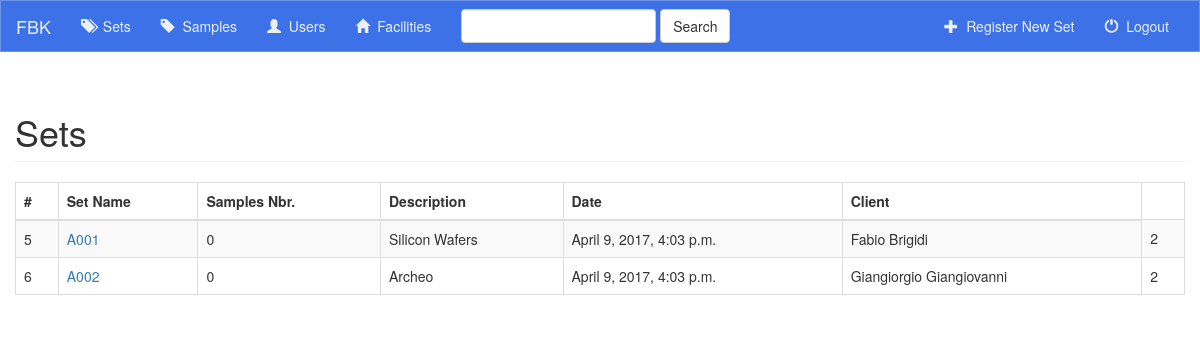
Screenshot of /Sets/ (signed in) with the database file from the repository.
### sample/models.py (models this page shows, shortened)
class SampleSet(models.Model):
    set_name = models.CharField(max_length=250, editable=False, default=get_set_name)
    number_of_samples = models.PositiveSmallIntegerField(default=0, editable=False)
    samples_set_description = models.CharField(max_length=2000)
    registration_date = models.DateTimeField(auto_now_add=True)
    final_report = models.FileField(null=True, blank=True)
    client = models.ForeignKey(Client, null=True)
    registered_by = models.ForeignKey(User, null=True)

class Client(models.Model):
    name = models.CharField(max_length=1000)
    institute = models.ForeignKey(Institute, null=True)

### sample/views.py (the view)
# urls.py: url(r'^Sets/$', views.sets, name='sets'),
@login_required
def sets(request):
    all_samples_set = SampleSet.objects.all()
    table = list()
    for sam in all_samples_set:
        sam_dict = to_dict(sam)
        sam_dict.pop('final_report', None)
        client = get_object_or_404(Client, pk=sam_dict['client'])
        sam_dict['client'] = client.name
        table.append(sam_dict)
    context = {
        'all_samples_set': all_samples_set,
        'table_head_list': sets_table_head_list,
        'table': table,
        'link_key': 'set_name',
        'link_url_name': 'sample:set_detail',
    }
    return render(request, 'sample/sets.html', context)

### sample/views.py (called while the page is built)
def to_dict(instance):
    opts = instance._meta
    data = {}
    for f in opts.concrete_fields + opts.many_to_many:
        if isinstance(f, ManyToManyField):
            if instance.pk is None:
                data[f.name] = []
            else:
                data[f.name] = list(f.value_from_object(instance).values_list('pk', flat=True))
        else:
            data[f.name] = f.value_from_object(instance)
    return data

### sample/templates/sample/sets.html (shortened to what this page needs)
{% extends 'sample/base.html' %}
{% block body %}
    {% if all_samples_set%}
    <div class="container-fluid">
        <h1 class="page-header">Sets</h1>
        {% include 'sample/table-template.html' %}
    </div>
    {% else %}
        <h1>No samples set have been registered yet</h1>
    {% endif %}
{% endblock %}

### sample/templates/sample/base.html (shortened to what this page needs)
<!DOCTYPE html>
<html lang="en">
<head>
    {% load staticfiles %}
    <link rel="stylesheet" href="https://maxcdn.bootstrapcdn.com/bootstrap/3.3.7/css/bootstrap.min.css">
    <link rel="stylesheet", type="text/css" href="{% static 'sample/navbar_style.css' %}">
    <link rel="stylesheet" href="https://cdn.datatables.net/1.10.13/css/dataTables.bootstrap.min.css">
    <link href="https://cdnjs.cloudflare.com/ajax/libs/bootstrap-table/1.11.0/bootstrap-table.min.css" rel="stylesheet"/>
</head>
<body>
<nav class="navbar navbar-default">
    <div class="container-fluid">
        <div class="navbar-header">
            <a class="navbar-brand" href="{% url 'sample:index' %}">FBK</a>
        </div>
        <div class="collapse navbar-collapse" id="topNavBar">
            <ul class="nav navbar-nav">
                <li class="{% block sampleset_active %}{% endblock %}">
                    <a href="{% url 'sample:sets' %}">
                        <span class="glyphicon glyphicon-tags" aria-hidden="true"></span>&nbsp; Sets
                    </a>
                </li>
                <li class="">
                    <a href="{% url 'sample:samples' %}">
                        <span class="glyphicon glyphicon-tag" aria-hidden="true"></span>&nbsp; Samples
                    </a>
                </li>
                <li class="">
                    <a href="#">
                        <span class="glyphicon glyphicon-user" aria-hidden="true"></span>&nbsp; Users
                    </a>
                </li>
                <li class="">
                    <a href="#">
                        <span class="glyphicon glyphicon-home" aria-hidden="true"></span>&nbsp; Facilities
                    </a>
                </li>
            </ul>
            <form class="navbar-form navbar-left" role="search" method="get" action="#">
                <div class="form-group">
                    <input type="text" class="form-control" name="q" value="">
                    <button type="submit" class="btn btn-default">Search</button>
                </div>
            </form>
            <ul class="nav navbar-nav navbar-right">
                <li class="">
                    <a href="{% url 'sample:set_add' %}">
                        <span class="glyphicon glyphicon-plus" aria-hidden="true"></span>&nbsp; Register New Set
                    </a>
                </li>
                <li class="">
                    <a href="{% url 'sample:logout' %}">
                        <span class="glyphicon glyphicon-off" aria-hidden="true"></span>&nbsp; Logout
                    </a>
                </li>
            </ul>
        </div>
    </div>
</nav>
{% block body %}
{% endblock %}
</body>
</html>

### sample/templates/sample/table-template.html
<div class="table-responsive">
    <table class="table table-striped table-bordered table-hover" data-toggle="table" width="100%">
      <thead>
        <tr>
          {% for hd in table_head_list %}
            {% if hd == '#' %}
                <th data-field={{hd}}>{{ hd }}</th>
            {% else %}
                <th data-field={{hd}} data-sortable="true">{{ hd }}</th>
            {% endif %}
          {% endfor %}
        </tr>
      </thead>
      <tbody>
      {% for tab in table %}
        <tr>
            {% for key, value in tab.items %}
            {% if key == link_key %}
            <td><a href="{% url link_url_name tab.id %}">{{ value }}</a></td>
            {% else %}
          <td>{{ value }}</td>
            {% endif %}
            {% endfor %}
        </tr>
      {% endfor %}
      </tbody>
    </table>
</div>

### sample/static/sample/navbar_style.css (style rules this page uses)
.navbar-default { background-color: #3c71e7; border-color: #6f94e7; }
.navbar-default .navbar-brand { color: #ecf0f1; }
.navbar-default .navbar-nav > li > a { color: #ecf0f1; }
.navbar-default .navbar-collapse, .navbar-default .navbar-form { border-color: #ecf0f1; }
.navbar { border-radius: 0; }

### rows the page displays
SampleSet: tab "A001", tab "Silicon Wafers" "April 9, 2017, 4:03 p.m."
Client: tab "Fabio Brigidi"
SampleSet: tab "A002", tab "Archeo" "April 9, 2017, 4:03 p.m."
Client: tab "Giangiorgio Giangiovanni"

### other values shown
{{ hd }} "#"
{{ hd }} "Set Name" "Samples Nbr." "Description" "Date" "Client"
{{ value }} "5" "0" "2" "6" "0" "2"
